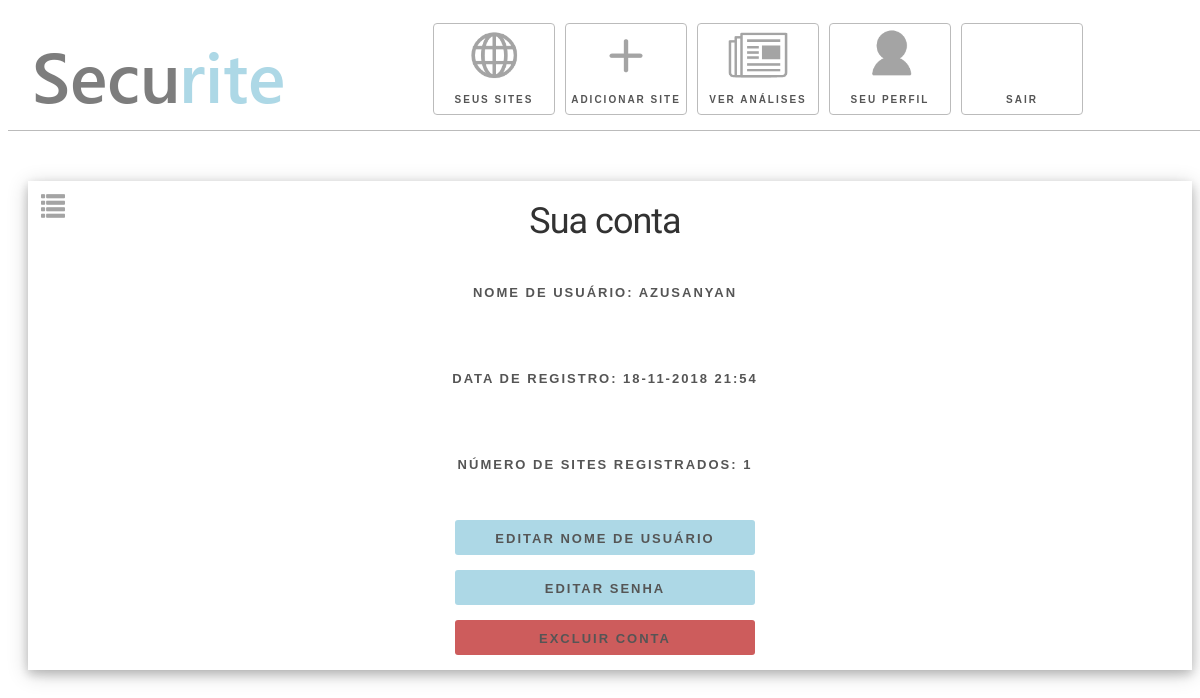
The app's page /account_details/ (signed in), older data.
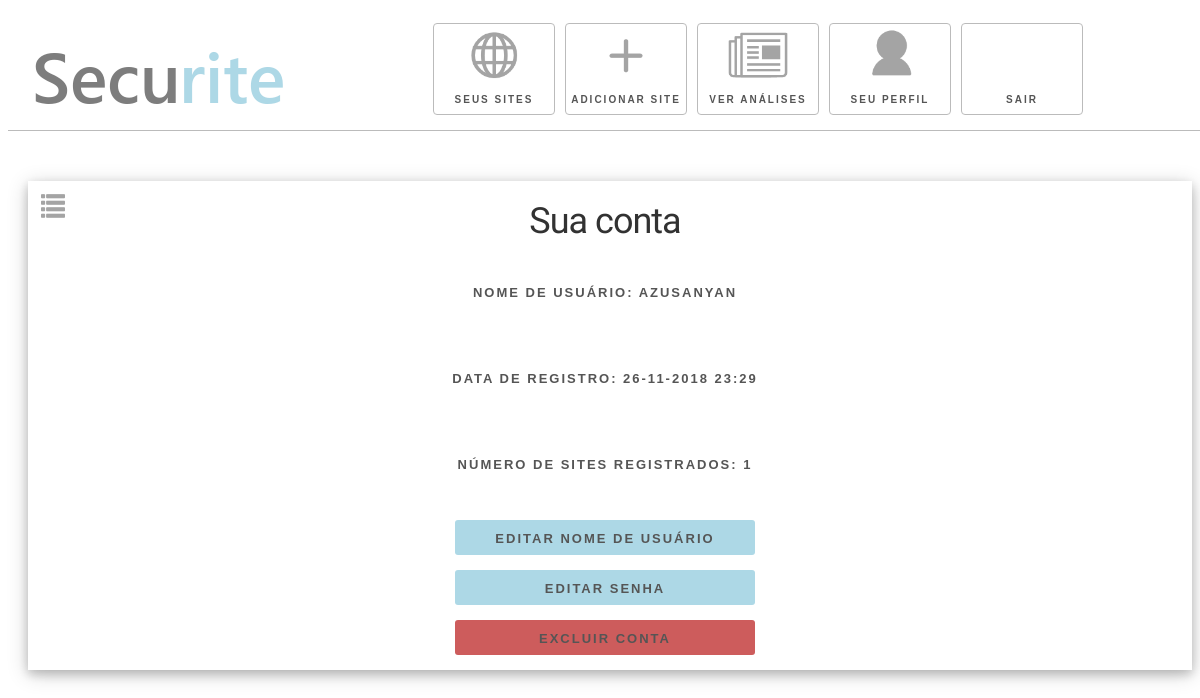
The same page, newer data.
### run_project.py (models this page shows)
class User(db.Model):
    id = db.Column('id', db.Integer, primary_key=True)
    username = db.Column('username', db.String(40))
    password = db.Column('password', db.String(30))
    joined_at = db.Column('joined_at', db.String(30))
    registered_websites_path = db.Column('registered_websites_path', db.String(50))

### run_project.py (the view)
@server.route('/account_details/')
def account_details():
    if session.get('user') != None:
        user = User.query.filter_by(id=session.get('user')).first()
        update_success = request.args.get('update_success')
        update_error = request.args.get('update_error')
        update_exception = request.args.get('update_exception')
        with open(json_users, 'r') as f:
            data = json.load(f)
            size = len(data[str(user.id)])
        return render_template('account_details.html',
                               username=user.username,
                               joined_at=user.joined_at,
                               n_registered_websites=size - 1,
                               update_success=update_success,
                               update_error=update_error,
                               update_exception=update_exception,
                               server_state=server_state,
                               recent_security_check=get_recent_security_check())
    return redirect(url_for('login', not_logged=True))

### run_project.py (called while the page is built)
def get_recent_security_check():
    with open(json_server, 'r') as f:
        data = json.load(f)
    return data['recent_security_check']

### templates/account_details.html (shortened to what this page needs)
{% extends "manager.html" %}
{% block content %}
        <div class="container right w3-card-4" style="height:80%;">
            <div class="flex_div column center">
                <h2>Sua conta</h2>
                <h4>Nome de usuário: {{username}}</h4>
                <br>
                <h4>Data de registro: {{joined_at}}</h4>
                <br>
                <h4>Número de sites registrados: {{n_registered_websites}}</h4>
                <br>
                <div class="tab-header" style="width:300px!important;border-radius:3px;margin-bottom:15px;" onclick="website_details('change_username');">
                    <h4>Editar nome de usuário</h4>
                </div>
                <div class="tab-header" style="width:300px!important;border-radius:3px;margin-bottom:15px;" onclick="website_details('change_password');">
                    <h4>Editar senha</h4>
                </div>
                <div class="tab-header" onclick="window.location.href='/delete_account/';" style="color:#ffffff;background-color:#cd5c5c;width:300px!important;border-radius:3px;margin-bottom:15px;">
                    <h4>Excluir conta</h4>
                </div>
            </div>
        </div>
{% endblock %}

Row changes from the older to the newer data that the page shows:
changed User "AZUSANYAN": joined_at "18-11-2018 21:54" → "26-11-2018 23:29"
